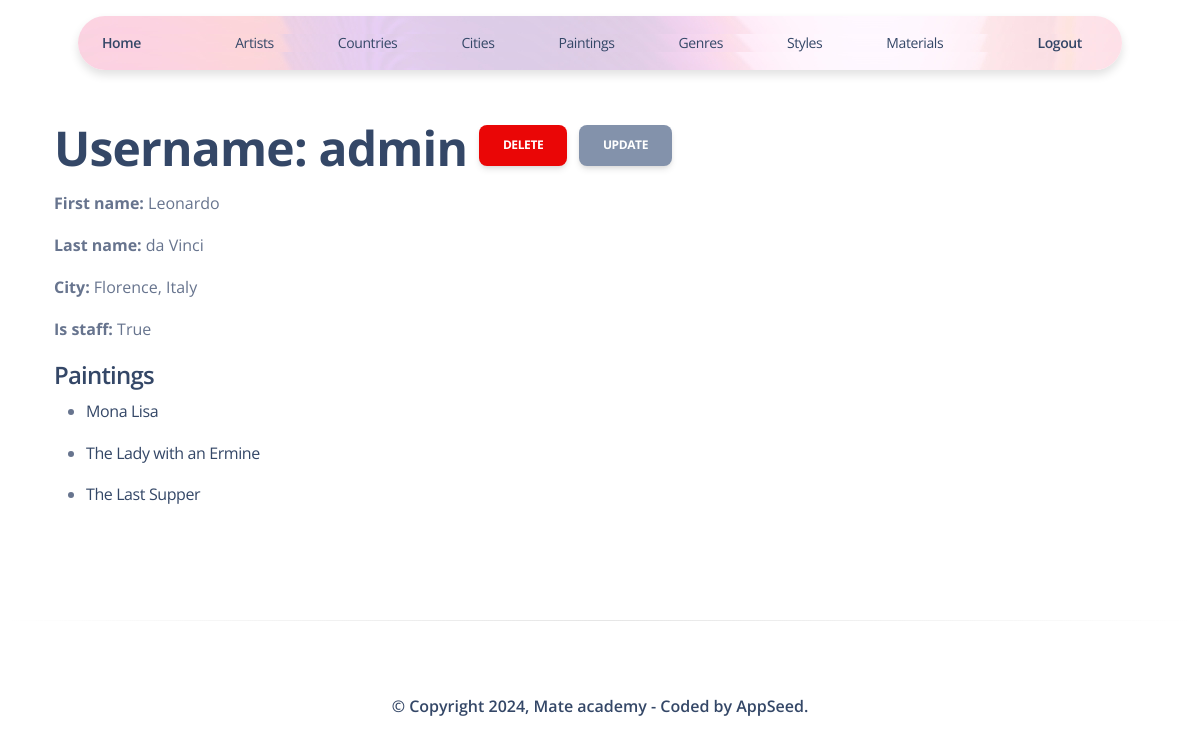
Page /artists/1/ (signed in) on the committed database.
### gallery/models.py (models this page shows, shortened)
class Artist(AbstractUser):
    city = models.ForeignKey(
        City,
        on_delete=models.SET_NULL,
        null=True,
        blank=True,
        related_name="cities"
    )

class City(models.Model):
    city_name = models.CharField(max_length=255)
    country = models.ForeignKey(
        Country,
        on_delete=models.SET_NULL,
        null=True,
        related_name="countries"
    )
    class Meta:
        ordering = ("city_name",)
        verbose_name_plural = "cities"
    def __str__(self):
        return f"{self.city_name}, {self.country}"

class Country(models.Model):
    country_name = models.CharField(max_length=255)
    class Meta:
        ordering = ("country_name",)
        verbose_name_plural = "countries"
    def __str__(self):
        return self.country_name

class Painting(models.Model):
    title = models.CharField(max_length=255, blank=True, null=True)
    artist = models.ForeignKey(
        Artist,
        on_delete=models.SET_NULL,
        null=True,
        related_name="paintings"
    )
    creation_year = models.IntegerField()
    genre = models.ForeignKey(
        Genre,
        on_delete=models.SET_NULL,
        null=True,
        related_name="genres"
    )
    style = models.ForeignKey(
        Style,
        on_delete=models.SET_NULL,
        null=True,
        related_name="styles"
    )
    materials = models.ManyToManyField(Material, related_name="paintings")
    image_url = models.CharField(max_length=255, null=True, blank=True)
    small_image_url = models.CharField(max_length=255, null=True, blank=True)

### gallery/views.py (the view)
# urls.py: path("artists/<int:pk>/", ArtistDetailView.as_view(), name="artist-detail"),
class ArtistDetailView(LoginRequiredMixin, generic.DetailView):
    model = Artist
    queryset = get_user_model().objects.all().select_related("city")

### templates/gallery/artist_detail.html
{% extends "layouts/base_sections.html" %}
{% block header %}
  {% include 'includes/navigation.html' %}
{% endblock header %}
{% block content %}
  <div class="container mt-5">
    <h1>
      Username: {{ artist.username }}
      <a class="btn btn-danger link-to-page" href="{% url 'gallery:artist-delete' artist.id%}">Delete</a>
      <a class="btn btn-secondary link-to-page" href="{% url 'gallery:artist-update' artist.id%}">Update</a>
    </h1>
    <p><strong>First name:</strong> {{ artist.first_name }}</p>
    <p><strong>Last name:</strong> {{ artist.last_name }}</p>
    <p><strong>City:</strong> {{ artist.city }}</p>
    <p><strong>Is staff:</strong> {{ artist.is_staff }}</p>
    <div class="ml-3">
      <h4>Paintings</h4>
      {% for painting in artist.paintings.all %}
          <ul>
            <li>
              <a href="{% url 'gallery:painting-detail' painting.id %}">
                {{ painting.title }}
              </a>
            </li>
          </ul>
      {% empty %}
        <p>No paintings!</p>
      {% endfor %}
    </div>
  </div>
{% endblock %}

### rows in the picture
Artist: username "admin", first_name "Leonardo", last_name "da Vinci", city "Florence, Italy", is_staff "True"
Painting: title "Mona Lisa"
Painting: title "The Lady with an Ermine"
Painting: title "The Last Supper"
